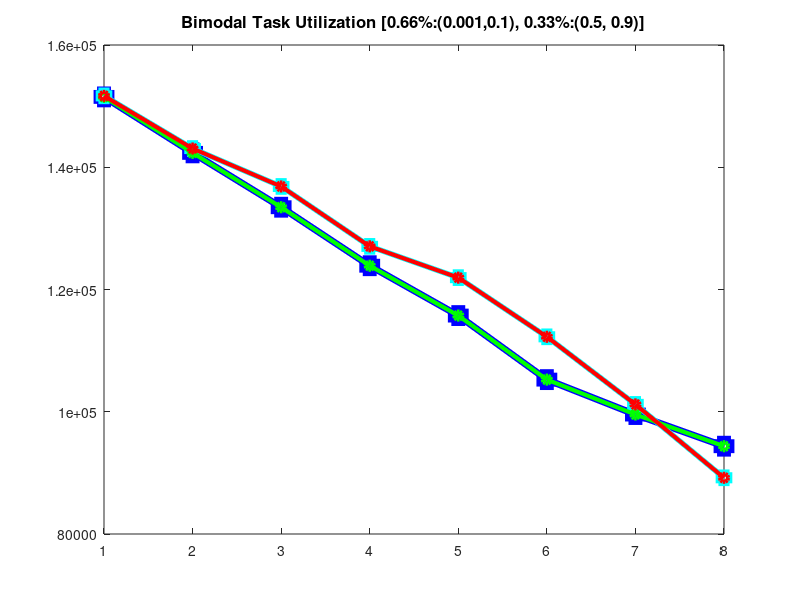

MATLAB code for this plot: (Note: this script raises an error after producing the figure.)
%% sch events cnt
clear 
close all
xaxis=[1 2 3 4 5 6 7 8]; % make sure this matches with the total util rates you are using
lw=[5,4,3,3];
ms=[10,8,6,6];
ls=cellstr(['-sb';'-sc';'-og';'-or';'-or';'-^c';'-oy';'-xb';'-^r']);



                   
sch_cnt = [...
%credit data goes here
[151508, 142353, 133461, 123891, 115735, 105257, 99544, 94364];...  % put bimo long period data
[151680, 143065, 136859, 127058, 121941, 112262, 101202, 89197];... % put bimo moderate period data
[151766, 142209, 133384, 124303, 114675, 105869, 99083, 86305];...  % put heavy long period data
[151897, 142835, 133644, 126841, 116761, 106468, 99563, 90765];...	% put heavy moderate period data
[151343, 142436, 133330, 123883, 119389, 108894, 104340, 96828];...	% put medium long period data
[151808, 147420, 134659, 130324, 125469, 111435, 99882, 94475];...	% put medium moderate period data
[160776, 152505, 134401, 126600, 120640, 113563, 107426, 104170];...% put light long period data
[167177, 159550, 143808, 133698, 128064, 116258, 108921, 103564];...% put light moderate period data


%rtds data goes here
[151508, 142353, 133461, 123891, 115735, 105257, 99544, 94364];...  % put bimo long period data
[151680, 143065, 136859, 127058, 121941, 112262, 101202, 89197];... % put bimo moderate period data
[151766, 142209, 133384, 124303, 114675, 105869, 99083, 86305];...  % put heavy long period data
[151897, 142835, 133644, 126841, 116761, 106468, 99563, 90765];...	% put heavy moderate period data
[151343, 142436, 133330, 123883, 119389, 108894, 104340, 96828];...	% put medium long period data
[151808, 147420, 134659, 130324, 125469, 111435, 99882, 94475];...	% put medium moderate period data
[160776, 152505, 134401, 126600, 120640, 113563, 107426, 104170];...% put light long period data
[167177, 159550, 143808, 133698, 128064, 116258, 108921, 103564];...% put light moderate period data

];


dists_title = cellstr(['Bimodal Task Utilization [0.66%:(0.001,0.1), 0.33%:(0.5, 0.9)]';
                       'Heavy Task Utilization (0.5, 0.9)                             ';
                       'Medium Task Utilization (0.1, 0.4)                            ';
                       'Light Task Utilization (0.001, 0.1)                           ']);


file_title = cellstr([ 'bimo-sched-total-count  ';
                       'heavy-sched-total-count ';
                       'medium-sched-total-count';
                       'light-sched-total-count ']);
for i=1:length(dists_title)
	h=figure


	plot(xaxis,sch_cnt(2*i-1,:),ls{1},'LineWidth',lw(1),'MarkerSize',ms(1));
	hold on
    plot(xaxis,sch_cnt(2*i,:),ls{2},'LineWidth',lw(2),'MarkerSize',ms(2));
    hold on
    plot(xaxis,sch_cnt(2*i-1+8,:),ls{3},'LineWidth',lw(3),'MarkerSize',ms(3));
    hold on
    plot(xaxis,sch_cnt(2*i+8,:),ls{4},'LineWidth',lw(4),'MarkerSize',ms(4));

	h_title=title(strtrim(dists_title{i}),'Interpreter', 'none');
	set(h_title,'FontSize',12);

	h_legend=legend('long-period-credit','moderate-period-credit','long-period-rtds','moderate-period-rtds','Location',[0.7, 0.01, 0.1, 01]);

	set(h_legend,'FontSize',15);
	set(gca,'fontsize',15)
	xlabel('Task Set Utilization','FontSize',15)
	ylabel('Scheduling total count','FontSize',15)
	grid on

	%save to pdf
	set(h,'Units','Inches');
	pos = get(h,'Position');
	set(h,'PaperPositionMode','Auto','PaperUnits','Inches','PaperSize',[pos(3), pos(4)])
	print(h,strcat(strtrim(file_title{i}),'-credit-vc-rtds'),'-dpdf','-r0')
end


%% sch total time
clear 
close all
xaxis=[1 2 3 4 5 6 7 8];
lw=[5,4,3,3];
ms=[10,8,6,6];
ls=cellstr(['-sb';'-sc';'-og';'-or';'-or';'-^c';'-oy';'-xb';'-^r']);



                   
sch_time = [...
%credit goes here
[151508, 142353, 133461, 123891, 115735, 105257, 99544, 94364];...  % put bimo long period data
[151680, 143065, 136859, 127058, 121941, 112262, 101202, 89197];... % put bimo moderate period data
[151766, 142209, 133384, 124303, 114675, 105869, 99083, 86305];...  % put heavy long period data
[151897, 142835, 133644, 126841, 116761, 106468, 99563, 90765];...	% put heavy moderate period data
[151343, 142436, 133330, 123883, 119389, 108894, 104340, 96828];...	% put medium long period data
[151808, 147420, 134659, 130324, 125469, 111435, 99882, 94475];...	% put medium moderate period data
[160776, 152505, 134401, 126600, 120640, 113563, 107426, 104170];...% put light long period data
[167177, 159550, 143808, 133698, 128064, 116258, 108921, 103564];...% put light moderate period data
%rtds goes here
[151508, 142353, 133461, 123891, 115735, 105257, 99544, 94364];...  % put bimo long period data
[151680, 143065, 136859, 127058, 121941, 112262, 101202, 89197];... % put bimo moderate period data
[151766, 142209, 133384, 124303, 114675, 105869, 99083, 86305];...  % put heavy long period data
[151897, 142835, 133644, 126841, 116761, 106468, 99563, 90765];...	% put heavy moderate period data
[151343, 142436, 133330, 123883, 119389, 108894, 104340, 96828];...	% put medium long period data
[151808, 147420, 134659, 130324, 125469, 111435, 99882, 94475];...	% put medium moderate period data
[160776, 152505, 134401, 126600, 120640, 113563, 107426, 104170];...% put light long period data
[167177, 159550, 143808, 133698, 128064, 116258, 108921, 103564];...% put light moderate period data
];


dists_title = cellstr(['Bimodal Task Utilization [0.66%:(0.001,0.1), 0.33%:(0.5, 0.9)]';
                       'Heavy Task Utilization (0.5, 0.9)                             ';
                       'Medium Task Utilization (0.1, 0.4)                            ';
                       'Light Task Utilization (0.001, 0.1)                           ']);


file_title = cellstr([ 'bimo-sched-total-time  ';
                       'heavy-sched-total-time ';
                       'medium-sched-total-time';
                       'light-sched-total-time ']);
for i=1:length(dists_title)
	h=figure


	plot(xaxis,sch_time(2*i-1,:),ls{1},'LineWidth',lw(1),'MarkerSize',ms(1));
	hold on
    plot(xaxis,sch_time(2*i,:),ls{2},'LineWidth',lw(2),'MarkerSize',ms(2));
    hold on
    plot(xaxis,sch_time(2*i-1+8,:),ls{3},'LineWidth',lw(3),'MarkerSize',ms(3));
    hold on
    plot(xaxis,sch_time(2*i+8,:),ls{4},'LineWidth',lw(4),'MarkerSize',ms(4));

	h_title=title(strtrim(dists_title{i}),'Interpreter', 'none');
	set(h_title,'FontSize',12);

	h_legend=legend('long-period-credit','moderate-period-credit','long-period-rtds','moderate-period-rtds','Location',[0.3, 0.01, 0.1, 01]);

	set(h_legend,'FontSize',15);
	set(gca,'fontsize',15)
	xlabel('Task Set Utilization','FontSize',15)
	ylabel('Scheduling total time','FontSize',15)
	grid on

	%save to pdf
	set(h,'Units','Inches');
	pos = get(h,'Position');
	set(h,'PaperPositionMode','Auto','PaperUnits','Inches','PaperSize',[pos(3), pos(4)])
	print(h,strcat(strtrim(file_title{i}),'-credit-vc-rtds'),'-dpdf','-r0')
end

%% sch events cnt if just want to see credit or rtds
xaxis=[1 2 3 4 5 6 7 8];
lw=[4,5,4,3,3];
ms=[6,10,8,6,6];
ls=cellstr(['-s ';'-og';'-^m';'-sk';'-or';'-^c';'-oy';'-xb';'-^r']);



                   
sch_cnt = [...
[151508, 142353, 133461, 123891, 115735, 105257, 99544, 94364];...  % put bimo long period data
[151680, 143065, 136859, 127058, 121941, 112262, 101202, 89197];... % put bimo moderate period data
[151766, 142209, 133384, 124303, 114675, 105869, 99083, 86305];...  % put heavy long period data
[151897, 142835, 133644, 126841, 116761, 106468, 99563, 90765];...	% put heavy moderate period data
[151343, 142436, 133330, 123883, 119389, 108894, 104340, 96828];...	% put medium long period data
[151808, 147420, 134659, 130324, 125469, 111435, 99882, 94475];...	% put medium moderate period data
[160776, 152505, 134401, 126600, 120640, 113563, 107426, 104170];...% put light long period data
[167177, 159550, 143808, 133698, 128064, 116258, 108921, 103564];...% put light moderate period data

];
dists_title = cellstr(['Bimodal Task Utilization [0.66%:(0.001,0.1), 0.33%:(0.5, 0.9)]';
                       'Heavy Task Utilization (0.5, 0.9)                             ';
                       'Medium Task Utilization (0.1, 0.4)                            ';
                       'Light Task Utilization (0.001, 0.1)                           ']);


file_title = cellstr([ 'bimo-sched-total-count  ';
                       'heavy-sched-total-count ';
                       'medium-sched-total-count';
                       'light-sched-total-count ']);

for i=1:length(dists_title)

	h=figure

	plot(xaxis,sch_cnt(2*i-1,:),ls{1},'LineWidth',lw(1),'MarkerSize',ms(1));
	hold on
    plot(xaxis,sch_cnt(2*i,:),ls{2},'LineWidth',lw(2),'MarkerSize',ms(2));
	h_title=title(strtrim(dists_title{i}),'Interpreter', 'none');
	set(h_title,'FontSize',12);

	h_legend=legend('long-period','moderate-period','Location','sw');%[0.8, 0.3, 0.1, 01]);

	set(h_legend,'FontSize',15);
	set(gca,'fontsize',15)
	xlabel('Task Set Utilization','FontSize',15)
	ylabel('Scheduling total count','FontSize',15)
	grid on

	%save to pdf
	set(h,'Units','Inches');
	pos = get(h,'Position');
	set(h,'PaperPositionMode','Auto','PaperUnits','Inches','PaperSize',[pos(3), pos(4)])
	print(h,strcat(strtrim(file_title{i}),'-new-credit'),'-dpdf','-r0')

end